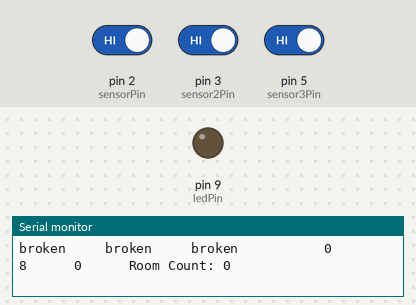
The sketch below on a simulated Arduino Uno, built with avr-gcc and run on an emulated ATmega328P. Parts: output pins drawn as LEDs (lit = HIGH), the last lines printed to the serial monitor. Inputs (shaded band) come from the test bench; at power-on: pin 5 (sensor3Pin) HIGH, pin 3 (sensor2Pin) HIGH, pin 2 (sensorPin) HIGH.

Above: at 1.2 s.
1.3 s: pin 5 (sensor3Pin) driven LOW
At 2.1 s:
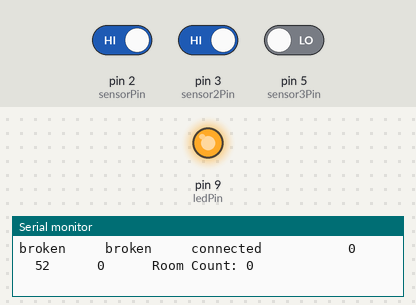
2.8 s: pin 3 (sensor2Pin) driven LOW
At 3.05 s:
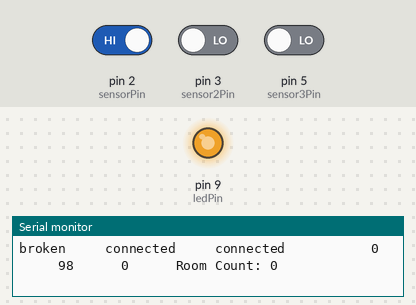
5.8 s: pin 3 (sensor2Pin) driven HIGH
7.3 s: pin 2 (sensorPin) driven LOW
At 7.61 s:
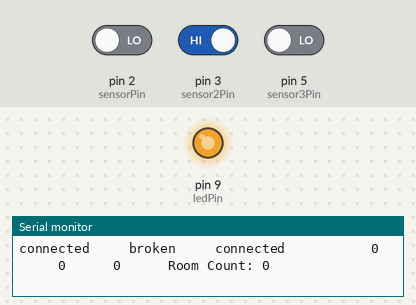
10.3 s: pin 2 (sensorPin) driven HIGH
13.3 s: pin 5 (sensor3Pin) driven HIGH
Timing chart, 0 to 16.3 s (numbered marks = the images above; inputs shaded):
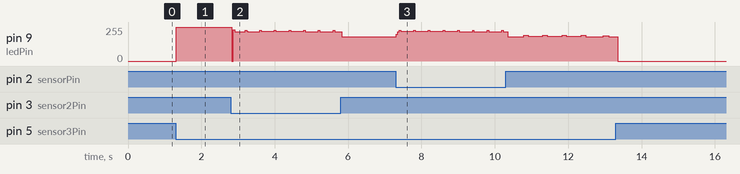

Measured:
- after the input at 1.3 s, pin 9 (ledPin): 0/255 → 255/255 at once

The sketch:

push3ButtonBreak.ino
```cpp
const int sensorPin = 2;
const int sensor2Pin=3;
const int sensor3Pin = 5;
const int ledPin = 9;

int lightCal;     //value of light sensors at initialization
int light2Cal;
int light3Cal;
int lightVal;     //value of light sensors at each cycle
int light2Val;
int light3Val;
String light1Status;
String light2Status;
String light3Status;
String directionGoing;

boolean thresholdStarted;
boolean threshold2Started;
boolean threshold3Started;
boolean light1Reset;
boolean light2Reset;
boolean light3Reset;
int thresholdCounter;
int threshold2Counter;
int threshold3Counter;
int light1Threshold;
int light2Threshold;
int light3Threshold;
int roomCounter;
int thresholdBetweenPeople;

void setup()
{
  Serial.begin(38400);
  // We'll set up the LED pin to be an output.
  pinMode(ledPin, OUTPUT);
  lightCal = analogRead(sensorPin);
  light2Cal=analogRead(sensor2Pin);
  light3Cal=analogRead(sensor3Pin);
  light1Status="off";
  light2Status="off";
  light3Status="off";
  thresholdStarted=false;
  threshold2Started=false;
  threshold3Started=false;
  thresholdCounter=0;
  threshold2Counter=0;
  threshold3Counter=0;
  light1Threshold=100;
  light2Threshold=100;
  light3Threshold=100;
  roomCounter=0;
  light1Reset=true;
  light2Reset=true;
  light3Reset=true;
  thresholdBetweenPeople=100;


  //we will take a single reading from the light sensor and store it in the lightCal
  //variable. This will give us a prelinary value to compare against in the loop
}


void loop()
{
  //Take a reading using analogRead() on sensor pin and store it in lightVal
  lightVal = digitalRead(sensorPin);
  light2Val = digitalRead(sensor2Pin);
  light3Val = digitalRead(sensor3Pin);
  //Serial.print(lightVal);
  //Serial.print("      ");
  //Serial.println(light2Val);


  //if lightVal is less than our initial reading (lightCal) minus 50 it is dark and
  //turn pin 9 HIGH. The (-50) part of the statement sets the sensitivity. The smaller
  //the number the more sensitive the circuit will be to variances in light
  if (lightVal == LOW)
  {
    digitalWrite(9, HIGH);
    light1Status="connected";
    Serial.print(light1Status);
    Serial.print("     ");
    light1Reset=true;
  }
  //else, it is bright, turn pin 9 LOW
  else
  {
    digitalWrite(9, LOW);
    light1Status="broken";
    Serial.print(light1Status);
    Serial.print("     ");
    if(light1Reset==0 && thresholdStarted==0){}
    else{
      thresholdStarted=true;}
  }
  if(thresholdCounter>light1Threshold){
    thresholdCounter=0;
    thresholdStarted=false;
  }

  if (light2Val == LOW)
  {
    digitalWrite(9, HIGH);
    light2Status="connected";
    Serial.print(light2Status);
    Serial.print("     ");
    light2Reset=true;
  }
  else
  {
    digitalWrite(9, LOW);
    light2Status="broken";
    Serial.print(light2Status);
    Serial.print("     ");
    threshold2Started=true;
    //someone got in the middle
  }
   if(threshold2Counter>light2Threshold){
    threshold2Counter=0;
    threshold2Started=false;
    directionGoing="";
  }

  if (light3Val == LOW)
  {
    digitalWrite(9, HIGH);
    light3Status="connected";
    Serial.print(light3Status);
    Serial.print("     ");
    light3Reset=true;
  }
  else
  {
    digitalWrite(9, LOW);
    light3Status="broken";
    Serial.print(light3Status);
    Serial.print("     ");
    if(light3Reset==0 && threshold3Started==0){}
    else{
      threshold3Started=true;}

  }
  if(threshold3Counter>light3Threshold){
    threshold3Counter=0;
    threshold3Started=false;
  }


  //code for going in the forward direction
  if(thresholdStarted==true && light1Reset==true){
    thresholdCounter+=1;
    if(light2Status=="broken" && light1Reset==true && light2Reset==true){
        if(threshold2Started==true){
          threshold2Counter+=1;
        }
        if(thresholdCounter>threshold2Counter){
          thresholdStarted=false;
          thresholdCounter=0;
          light1Reset=false;
          directionGoing="forward";
        }
    }
  }

  if(threshold2Started==true && directionGoing=="forward"){
    threshold2Counter+=1;
    if(light3Status=="broken" && light2Reset==true && light3Reset==true){
        if(threshold3Started==true){
          threshold3Counter+=1;
        }
        threshold2Counter=0;
        threshold3Counter=0;
        light2Reset=false;
        light3Reset=false;
        threshold2Started=false;
        threshold3Started=false;
        directionGoing="";
        roomCounter+=1;
        Serial.print("Person entering...");
        delay(thresholdBetweenPeople);
    }
  }


  //code for going in reverse direction
  if(threshold3Started==true && light3Reset==true){
    threshold3Counter+=1;
    if(light2Status=="broken" && light3Reset==true && light2Reset==true){
        if(threshold2Started==true){
          threshold2Counter+=1;
        }
        if(threshold3Counter>threshold2Counter){
          threshold3Started=false;
          threshold3Counter=0;
          light3Reset=false;
          directionGoing="reverse";
        }
    }
  }

  if(threshold2Started==true && directionGoing=="reverse"){
    threshold2Counter+=1;
    if(light1Status=="broken" && light2Reset==true && light1Reset==true){
        if(thresholdStarted==true){
          thresholdCounter+=1;
        }
        threshold2Started=false;
        thresholdStarted=false;
        threshold2Counter=0;
        thresholdCounter=0;
        light2Reset=false;
        light1Reset=false;
        directionGoing="";
        roomCounter-=1;
        Serial.print("Person leaving...");
        delay(thresholdBetweenPeople);
    }
  }

  Serial.print("      ");
  Serial.print(thresholdCounter);
  Serial.print("      ");
  Serial.print(threshold2Counter);
  Serial.print("      ");
  Serial.print(threshold3Counter);
  Serial.print("      Room Count: ");
  Serial.println(roomCounter);
//  Serial.print("      light3Reset: ");
//  Serial.print(light3Reset);
//  Serial.print("      threshold3Started: ");
//  Serial.println(threshold3Started);

}
```
